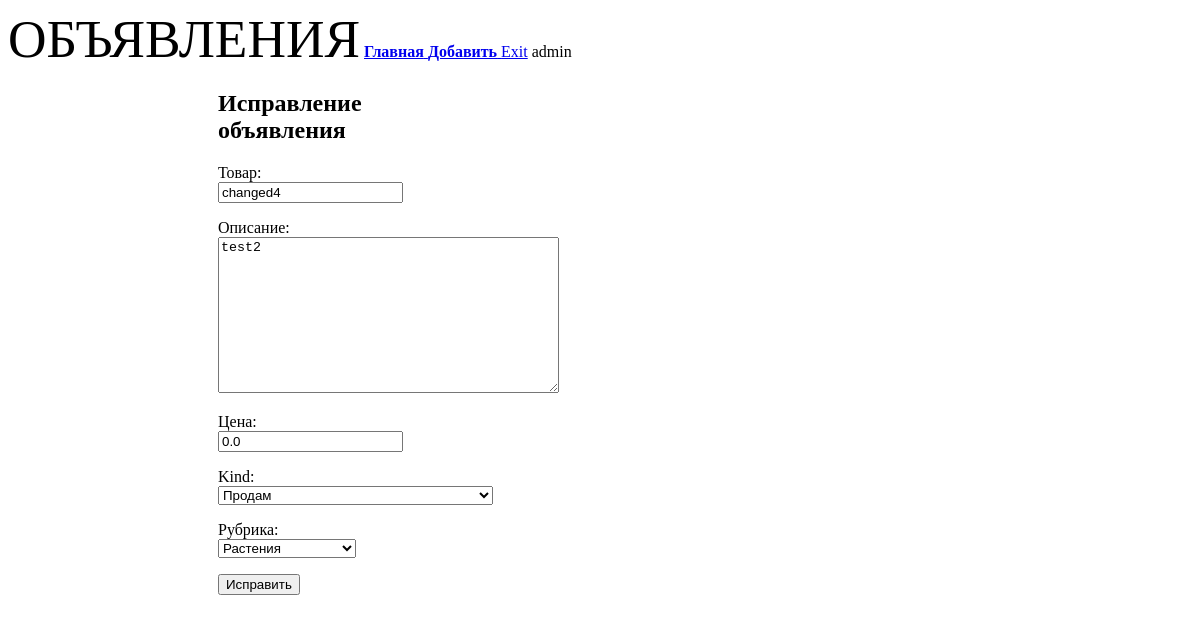
Before: /bboard/edit/24/ (signed in) with the older database file.
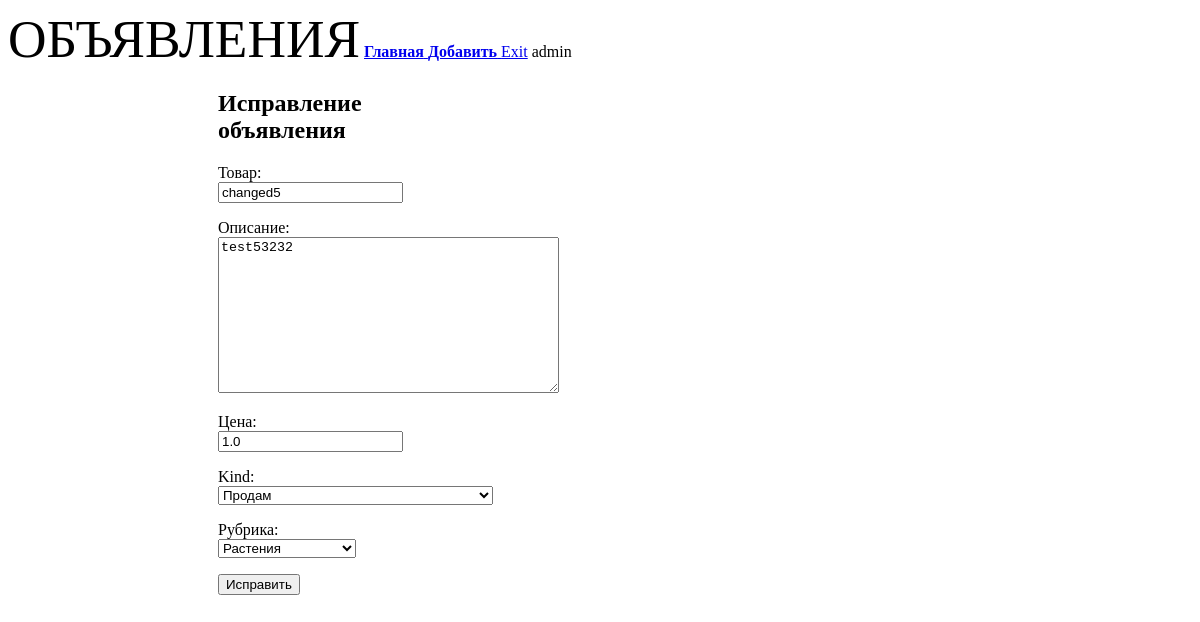
After: the same page with the newer database file.
### bboard/models.py (models this page shows, shortened)
class Bb(models.Model):
    class Kinds(models.TextChoices):
                    BUY = 'b', 'Куплю'
                    SELL = 's', 'Продам'
                    EXCHANGE = 'с', 'Обменяю'
                    RENT = 'r'
                    __empty__ = 'Выберите тип публикуемого объявления'
    kind = models.CharField(
        max_length=1,choices=Kinds.choices,default=Kinds.SELL
        )
    title = models.CharField(
        max_length=50, verbose_name='Товар',
        validators=[validators.MinLengthValidator(get_min_length)],
                                    )
    content = models.TextField(
        null=True, blank=True, verbose_name='Описание'
        )
    price = models.FloatField(
        null=True, blank=True, verbose_name="Цена",
        )
    published = models.DateTimeField(
        auto_now_add=True, db_index=True, verbose_name="Опубликовано"
        )
    changed = models.DateTimeField(
        auto_now=True, db_index=True, verbose_name="Изменено"
        )
    rubric = models.ForeignKey(
        'Rubric', null=True, on_delete=models.PROTECT, verbose_name='Рубрика',
        limit_choices_to={'show': True} #  limit_choices_to в форме работает но отображается на сайте
        )
    class Meta:
        verbose_name_plural = 'Объявления'
        verbose_name        = 'Объявление'
        ordering            = ['-published']
        unique_together     = ('title', 'price')    # Ограничение на уже имеющуюся комбинацию в БД

### bboard/views.py (the view)
# urls.py: path('edit/<int:pk>/', edit, name='edit'),
def edit(request, pk):
    bb = Bb.objects.get(pk=pk)
    print('=' * 9)
    print(bb)
    print('=' * 9)
    if request.method == 'POST':
        bbf = BbForm(request.POST, instance=bb)
        if bbf.is_valid():
            bbf.save()
            return HttpResponseRedirect(reverse('by_rubric',
                                        kwargs={'rubric_id': bbf.cleaned_data['rubric'].pk}))
        else:
            context = {'form': bbf}
            return render(request, 'bboard/bb_form.html', context)
    else:
        print('=' * 9)
        print('ELSE')
        print('=' * 9)
        bbf = BbForm(instance=bb)           # НЕ ПОЛУЧАЕТ СОДЕРЖИМОЕ В СКОБКАХ
        print('=' * 9)
        print(bbf)
        print('=' * 9)
        context = {'form': bbf}
        return render(request, 'bboard/bb_form.html', context)

### bboard/forms.py
class BbForm(ModelForm):
    class Meta:
        model   = Bb
        fields  = (
                'title',
                'content',
                'price',
                'kind',
                'rubric'
                )

### bboard/models.py (called while the page is built)
    def __str__(self):
        return self.name

### bboard/templates/bboard/bb_form.html (shortened to what this page needs)
{% extends "layout/basic.html" %}
{% block content %}
<h2>Исправление объявления</h2>
<form method="post">
    {% for field in form.visible_fields %}
        <p>{{ field.label_tag }}<br>{{ field }}</br>{{ field.help_text }}</p>
    {% endfor %}
    <p><input type="submit" value="Исправить"></p>
</form>
{% endblock %}

Changed rows visible on the page:
changed Bb "Продам": title "changed4" → "changed5"; content "test2" → "test53232"; price "0.0" → "1.0"
